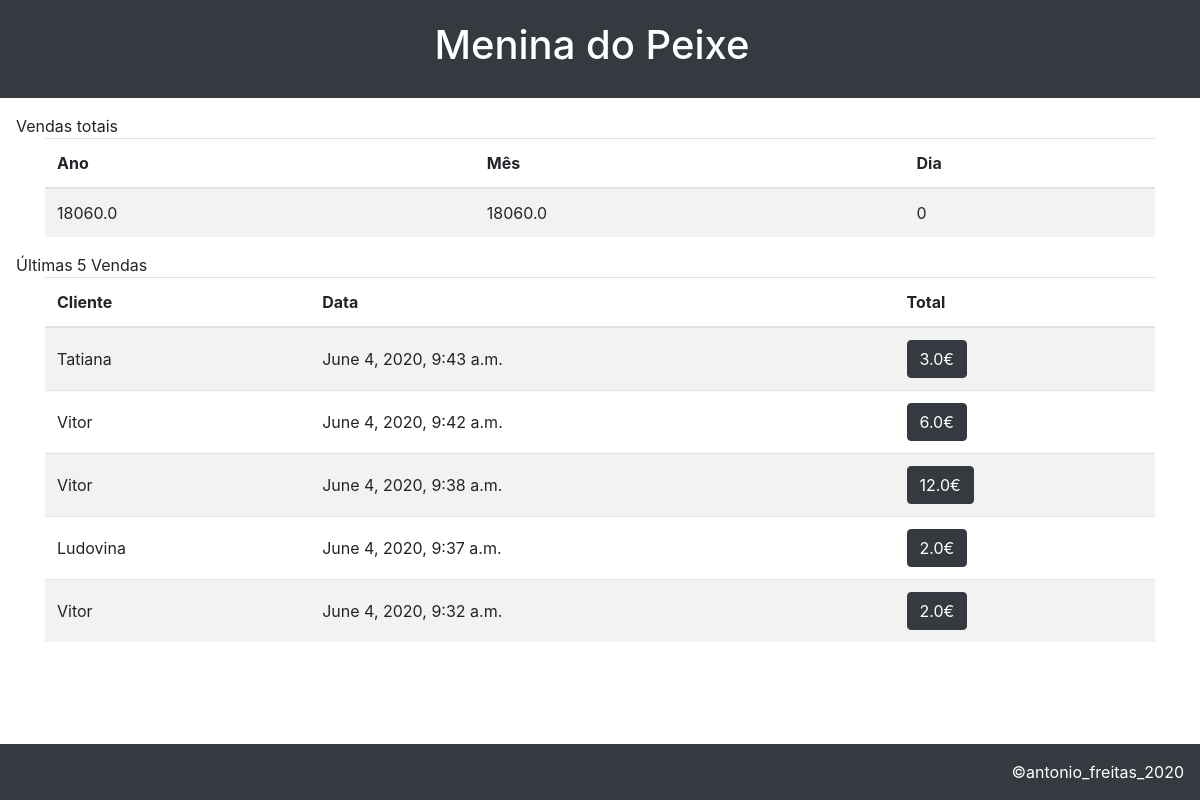
Page /dblists/sales/ (signed in) on the earlier database version.
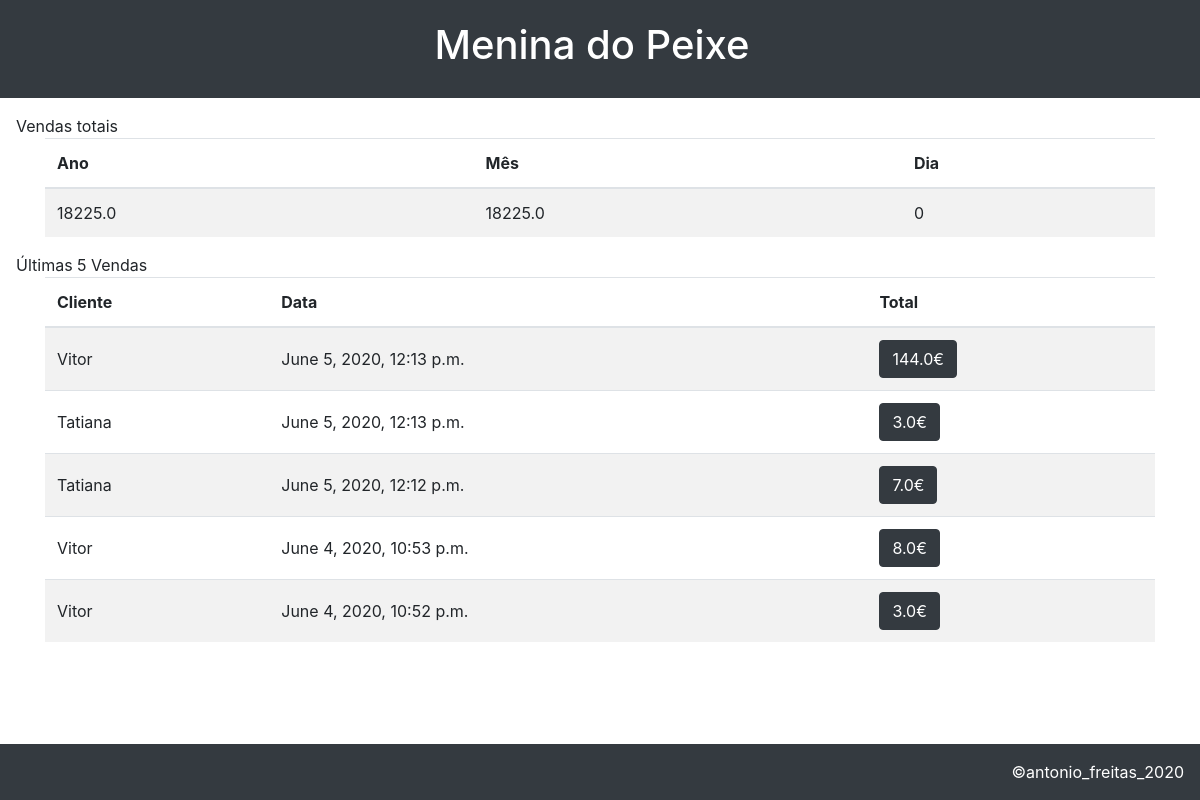
Same page on the later database version.
### mdpapp/models.py (models this page shows, shortened)
class Sale(models.Model):
    id=models.AutoField(primary_key=True)
    sale_date=models.DateTimeField("Data da Venda", auto_now_add=True)
    client=models.ForeignKey(Client, on_delete=models.PROTECT, verbose_name="Clientes")
    sale_note=models.CharField("Observações", max_length=200, null=True)
    sale_total=models.CharField(max_length=200)

class Client(models.Model):
    client_name=models.CharField("Nome", max_length=200, unique=True)
    client_address=models.CharField("Endereço", max_length=200)
    client_contact=models.CharField("Contacto", max_length=200)
    client_email=models.EmailField("Email", max_length=200, null=True)
    client_note=models.CharField("Observações", max_length=200)
    client_date_added=models.DateTimeField("Data Adicionado", auto_now_add=True)
    owner=models.ForeignKey(User, on_delete=models.PROTECT)
    def __str__(self):
        return self.client_name

### mdpapp/views.py (the view)
# urls.py: path('dblists/sales/', views.sales, name='sales'),
@login_required
def sales(request):
    today=datetime.datetime.now()
    sales = Sale.objects.order_by('-sale_date')[:5]
    year_sale=Sale.objects.filter(sale_date__year=today.year)
    year_sale_total=0
    for sale in year_sale:
        year_sale_total+=float(sale.sale_total)
    month_sale=year_sale.filter(sale_date__month=today.month)
    month_sale_total=0
    for sale in month_sale:
        month_sale_total+=float(sale.sale_total)
    day_sale=month_sale.filter(sale_date__day=today.day)
    day_sale_total=0
    for sale in day_sale:
        day_sale_total+=float(sale.sale_total)
    context = {'sales': sales, 'year_sale_total':year_sale_total, 'month_sale_total':month_sale_total, 'day_sale_total':day_sale_total}
    print(year_sale_total)
    return render(request, 'mdpapp/sales.html', context)

### mdpapp/templates/mdpapp/sales.html
{% extends "mdpapp/base.html" %}
{% block content %}
    <div>
        Vendas totais
    </div>
    <div class="container">
        <table class="table table-striped">
            <thead>
                <tr>
                    <th>
                        Ano
                    </th>
                    <th>
                        Mês
                    </th>
                    <th>
                        Dia
                    </th>
                </tr>
            </thead>
            <tbody>
                <tr>
                    <td>
                        {{ year_sale_total }}
                    </td>
                    <td>
                        {{ month_sale_total }}
                    </td>
                    <td>
                        {{ day_sale_total }}
                    </td>
                </tr>
            </tbody>
        </table>
    </div>
    <div>
        Últimas 5 Vendas
    </div>
    <div class="container">
        <table class="table table-striped">
            <thead>
                <tr>
                    <th>Cliente</th>
                    <th>Data</th>
                    <th>Total</th>
                </tr>
            </thead>
            <tbody>
                {% for sale in sales %}
                <tr>
                    <td style="vertical-align: middle;">
                        {{ sale.client }}
                    </td>
                    <td style="vertical-align: middle;">
                        {{ sale.sale_date }}
                    </td>
                    <td>
                        <a href="{% url 'sale' sale.id %}">
                            <button type="button" class="btn btn-dark">
                                {{ sale.sale_total }}€
                            </button>
                        </a>
                    </td>
                </tr>
                {% empty %}
                <tr>
                    <td>No clients have been added yet.</td>
                </tr>
                {% endfor %}
            </tbody>
        </table>
    </div>
{% endblock content %}

Differences in the rows shown:
no longer on this page (row unchanged): Sale: client "Tatiana", sale_date "June 4, 2020, 9:43 a.m.", sale_total "3.0"
no longer on this page (row unchanged): Sale: client "Vitor", sale_date "June 4, 2020, 9:42 a.m.", sale_total "6.0"
no longer on this page (row unchanged): Sale: client "Vitor", sale_date "June 4, 2020, 9:38 a.m.", sale_total "12.0"
no longer on this page (row unchanged): Sale: client "Ludovina", sale_date "June 4, 2020, 9:37 a.m.", sale_total "2.0"
no longer on this page (row unchanged): Sale: client "Vitor", sale_date "June 4, 2020, 9:32 a.m.", sale_total "2.0"
added Sale: client "Vitor", sale_date "June 5, 2020, 12:13 p.m.", sale_total "144.0"
added Sale: client "Tatiana", sale_date "June 5, 2020, 12:13 p.m.", sale_total "3.0"
added Sale: client "Tatiana", sale_date "June 5, 2020, 12:12 p.m.", sale_total "7.0"
added Sale: client "Vitor", sale_date "June 4, 2020, 10:53 p.m.", sale_total "8.0"
added Sale: client "Vitor", sale_date "June 4, 2020, 10:52 p.m.", sale_total "3.0"
Other differences:
{{ year_sale_total }}: "18060.0" → "18225.0"
{{ month_sale_total }}: "18060.0" → "18225.0"
